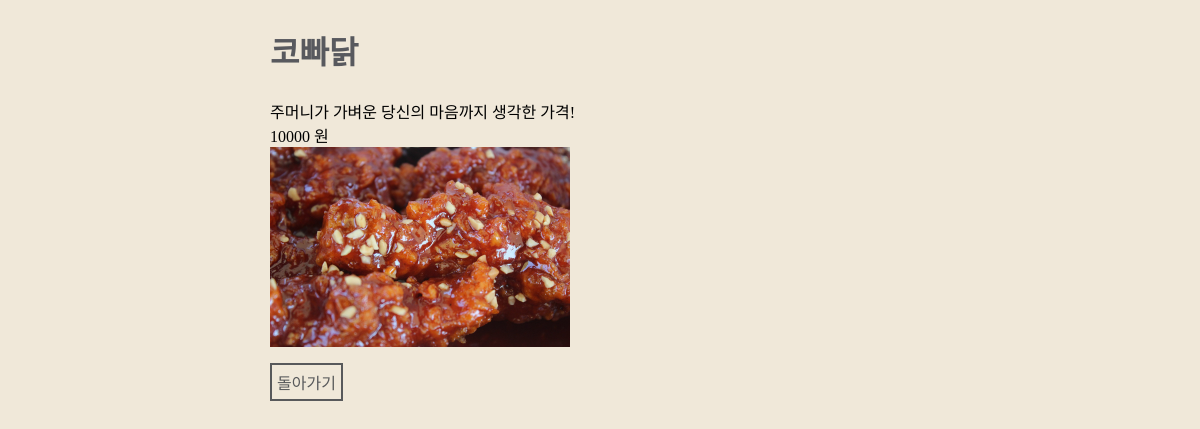
/foods/menu/1/, run on the app's committed database.
### foods/models.py (models this page shows, shortened)
class Menu(models.Model):
    name = models.CharField(max_length=50)
    description = models.CharField(max_length=100)
    price = models.IntegerField()
    img_path = models.CharField(max_length = 255)

### foods/views.py (the view)
# urls.py: path('menu/<int:pk>/', views.food_detail)
def food_detail(request, pk):
    context = dict()
    menu = Menu.objects.get(id=pk)
    context["menu"] = menu
    return render(request, 'foods/detail.html', context=context)

### foods/templates/foods/detail.html (shortened to what this page needs)
{% load static %}
<!DOCTYPE html>
<html>
    <head>
        <link rel="stylesheet" href="{% static 'foods/css/styles_detail.css' %}">
    </head>
    <body>
        <div class="food-detail">
            <h2>{{ menu.name }}</h2>
            <div>{{ menu.description }}</div>
            <div>{{ menu.price }} 원</div>
            <img src={% get_static_prefix %}{{ menu.img_path }}>
            <a href="/foods/menu/">돌아가기</a>
        </div>
    </body>
</html>

### foods/static/foods/css/styles_detail.css (style rules this page uses)
* { box-sizing: border-box; font-family: Jua; }
body { background-color : #f0e8d9; }
h2 { font-size:32px; color: #58595e; }
.food-detail { width:660px; margin-left: auto; margin-right: auto; }
.food-detail img { display: block; margin-bottom: 16px; width: 300px; height: 200px; }
.food-detail a { color: #58595b; font-size: 16px; text-decoration: none; border: #58595b 2px solid; padding: 5px; display: inline-block; }

### data on the page
Menu: name "코빠닭", description "주머니가 가벼운 당신의 마음까지 생각한 가격!", price "10000", img_path (picture)
